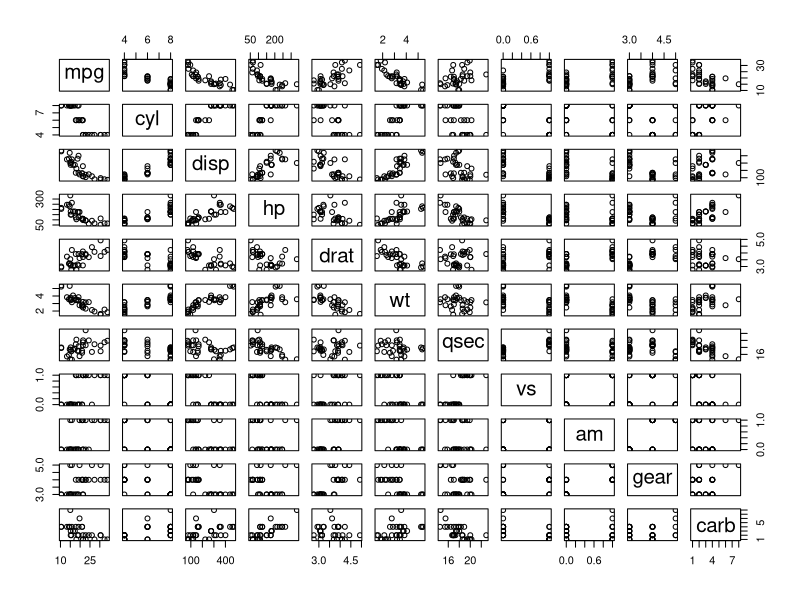
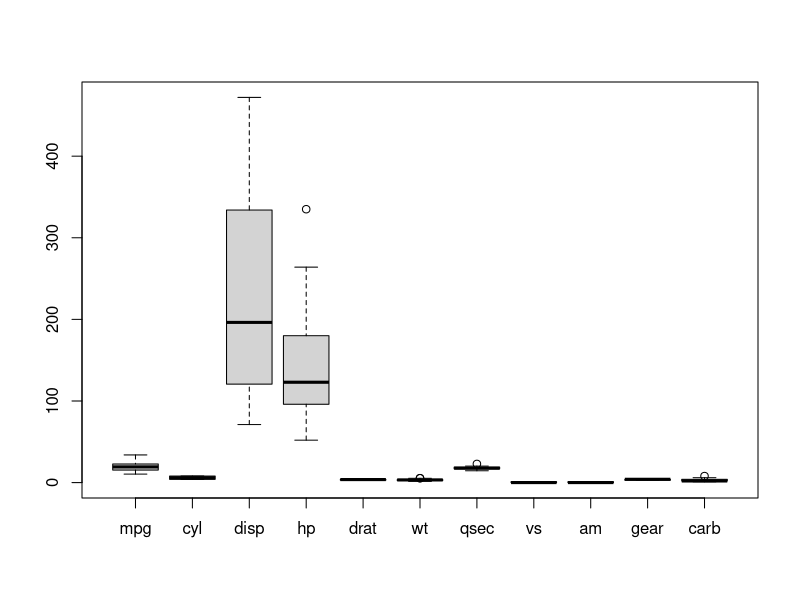
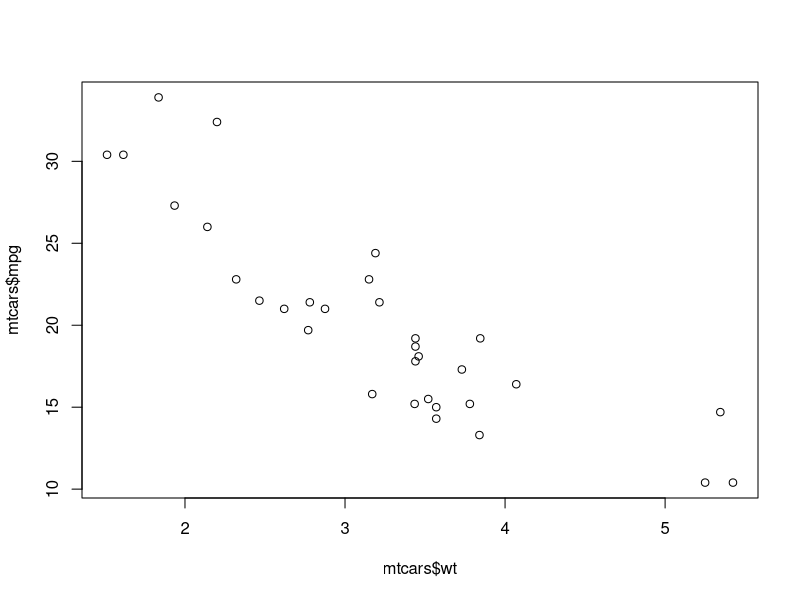
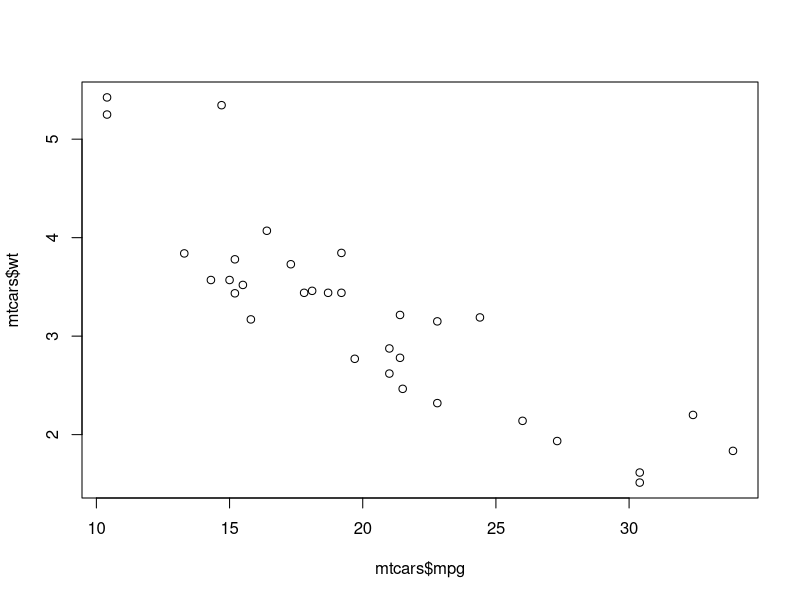
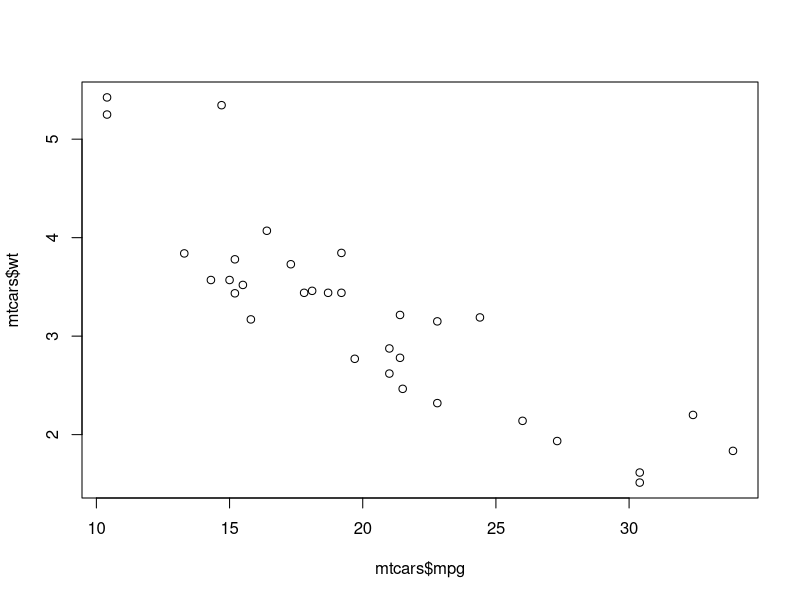
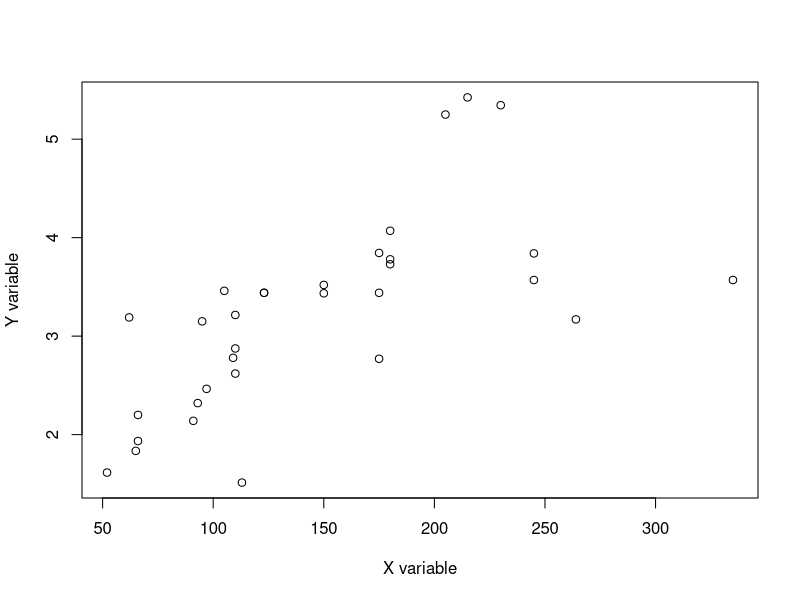

Generate these figures, in order, with R:
data(mtcars)
summary(mtcars)
plot(mtcars)
boxplot(mtcars)
names(mtcars)
plot(mtcars$wt, mtcars$mpg)
plot(mtcars$mpg, mtcars$wt)
plot(mtcars$mpg, mtcars$wt)
head(mtcars)
plot(mtcars$hp, xlab = "X variable", mtcars$wt, ylab = "Y variable")